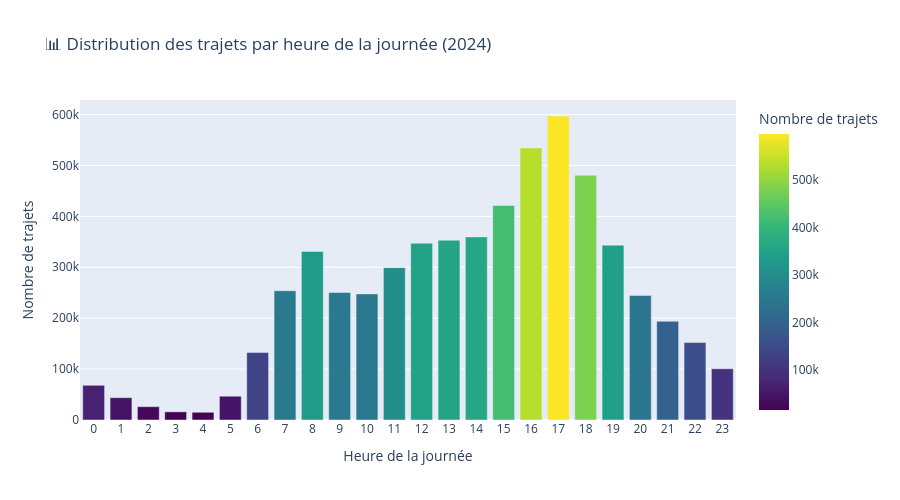

Here is the notebook cell this chart was saved with:
### Markdown cell above
### 2.1 Usage par heure de la journée

### Code cell
# Agrégation par heure
hourly_usage = df_divvy.groupby('hour').size().reset_index(name='trip_count')

# Visualisation interactive avec Plotly
fig = px.bar(hourly_usage, x='hour', y='trip_count',
             title='📊 Distribution des trajets par heure de la journée (2024)',
             labels={'hour': 'Heure de la journée', 'trip_count': 'Nombre de trajets'},
             color='trip_count',
             color_continuous_scale='Viridis')

fig.update_layout(
    xaxis=dict(tickmode='linear', tick0=0, dtick=1),
    height=500,
    hovermode='x unified'
)

fig.show()

# Stats
print("\n📈 Statistiques par heure:")
print(f"Heure de pointe: {hourly_usage.loc[hourly_usage['trip_count'].idxmax(), 'hour']}h00")
print(f"Heure creuse: {hourly_usage.loc[hourly_usage['trip_count'].idxmin(), 'hour']}h00")

### Figure 1 — Plotly figure (JSON) as saved in the notebook; plotly's stock layout.template omitted (floating-point values rounded to 4 significant figures)
{"data": [{"hovertemplate": "Heure de la journée=%{x}<br>Nombre de trajets=%{marker.color}<extra></extra>", "legendgroup": "", "marker": {"color": [68231, 43838, 26148, 16032, 15171, 46742, 132832, 253941, 331121, 250519, 247763, 299332, 347183, 353159, 359732, 421360, 534565, 597197, 480692, 343522, 244729, 193910, 152106, 100743], "coloraxis": "coloraxis", "pattern": {"shape": ""}}, "name": "", "orientation": "v", "showlegend": false, "textposition": "auto", "type": "bar", "x": [0, 1, 2, 3, 4, 5, 6, 7, 8, 9, 10, 11, 12, 13, 14, 15, 16, 17, 18, 19, 20, 21, 22, 23], "xaxis": "x", "y": [68231, 43838, 26148, 16032, 15171, 46742, 132832, 253941, 331121, 250519, 247763, 299332, 347183, 353159, 359732, 421360, 534565, 597197, 480692, 343522, 244729, 193910, 152106, 100743], "yaxis": "y"}], "layout": {"barmode": "relative", "coloraxis": {"colorbar": {"title": {"text": "Nombre de trajets"}}, "colorscale": [[0, "#440154"], [0.1111, "#482878"], [0.2222, "#3e4989"], [0.3333, "#31688e"], [0.4444, "#26828e"], [0.5556, "#1f9e89"], [0.6667, "#35b779"], [0.7778, "#6ece58"], [0.8889, "#b5de2b"], [1, "#fde725"]]}, "height": 500, "hovermode": "x unified", "legend": {"tracegroupgap": 0}, "title": {"text": "📊 Distribution des trajets par heure de la journée (2024)"}, "xaxis": {"anchor": "y", "domain": [0, 1], "dtick": 1, "tick0": 0, "tickmode": "linear", "title": {"text": "Heure de la journée"}}, "yaxis": {"anchor": "x", "domain": [0, 1], "title": {"text": "Nombre de trajets"}}}}
